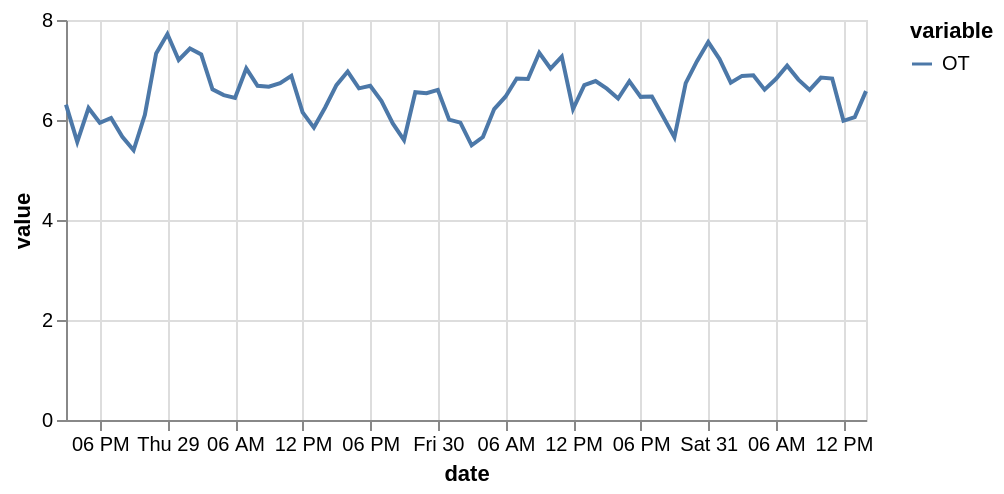

Notebook code for this chart:
### Code cell
some_preds[0].plot()

### Figure 1 — Vega specification as saved in the notebook (floating-point values rounded to 4 significant figures)
{"$schema": "https://vega.github.io/schema/vega/v5.json", "data": [{"name": "source_0", "values": [{"date": "2016-12-28T15:00:00.000", "variable": "OT", "value": 6.307}, {"date": "2016-12-28T16:00:00.000", "variable": "OT", "value": 5.562}, {"date": "2016-12-28T17:00:00.000", "variable": "OT", "value": 6.239}, {"date": "2016-12-28T18:00:00.000", "variable": "OT", "value": 5.944}, {"date": "2016-12-28T19:00:00.000", "variable": "OT", "value": 6.042}, {"date": "2016-12-28T20:00:00.000", "variable": "OT", "value": 5.665}, {"date": "2016-12-28T21:00:00.000", "variable": "OT", "value": 5.395}, {"date": "2016-12-28T22:00:00.000", "variable": "OT", "value": 6.105}, {"date": "2016-12-28T23:00:00.000", "variable": "OT", "value": 7.332}, {"date": "2016-12-29T00:00:00.000", "variable": "OT", "value": 7.719}, {"date": "2016-12-29T01:00:00.000", "variable": "OT", "value": 7.201}, {"date": "2016-12-29T02:00:00.000", "variable": "OT", "value": 7.429}, {"date": "2016-12-29T03:00:00.000", "variable": "OT", "value": 7.31}, {"date": "2016-12-29T04:00:00.000", "variable": "OT", "value": 6.613}, {"date": "2016-12-29T05:00:00.000", "variable": "OT", "value": 6.498}, {"date": "2016-12-29T06:00:00.000", "variable": "OT", "value": 6.442}, {"date": "2016-12-29T07:00:00.000", "variable": "OT", "value": 7.031}, {"date": "2016-12-29T08:00:00.000", "variable": "OT", "value": 6.685}, {"date": "2016-12-29T09:00:00.000", "variable": "OT", "value": 6.665}, {"date": "2016-12-29T10:00:00.000", "variable": "OT", "value": 6.735}, {"date": "2016-12-29T11:00:00.000", "variable": "OT", "value": 6.883}, {"date": "2016-12-29T12:00:00.000", "variable": "OT", "value": 6.151}, {"date": "2016-12-29T13:00:00.000", "variable": "OT", "value": 5.848}, {"date": "2016-12-29T14:00:00.000", "variable": "OT", "value": 6.25}, {"date": "2016-12-29T15:00:00.000", "variable": "OT", "value": 6.696}, {"date": "2016-12-29T16:00:00.000", "variable": "OT", "value": 6.968}, {"date": "2016-12-29T17:00:00.000", "variable": "OT", "value": 6.633}, {"date": "2016-12-29T18:00:00.000", "variable": "OT", "value": 6.685}, {"date": "2016-12-29T19:00:00.000", "variable": "OT", "value": 6.379}, {"date": "2016-12-29T20:00:00.000", "variable": "OT", "value": 5.93}, {"date": "2016-12-29T21:00:00.000", "variable": "OT", "value": 5.599}, {"date": "2016-12-29T22:00:00.000", "variable": "OT", "value": 6.556}, {"date": "2016-12-29T23:00:00.000", "variable": "OT", "value": 6.537}, {"date": "2016-12-30T00:00:00.000", "variable": "OT", "value": 6.604}, {"date": "2016-12-30T01:00:00.000", "variable": "OT", "value": 6.006}, {"date": "2016-12-30T02:00:00.000", "variable": "OT", "value": 5.948}, {"date": "2016-12-30T03:00:00.000", "variable": "OT", "value": 5.494}, {"date": "2016-12-30T04:00:00.000", "variable": "OT", "value": 5.658}, {"date": "2016-12-30T05:00:00.000", "variable": "OT", "value": 6.218}, {"date": "2016-12-30T06:00:00.000", "variable": "OT", "value": 6.466}, {"date": "2016-12-30T07:00:00.000", "variable": "OT", "value": 6.831}, {"date": "2016-12-30T08:00:00.000", "variable": "OT", "value": 6.82}, {"date": "2016-12-30T09:00:00.000", "variable": "OT", "value": 7.344}, {"date": "2016-12-30T10:00:00.000", "variable": "OT", "value": 7.029}, {"date": "2016-12-30T11:00:00.000", "variable": "OT", "value": 7.268}, {"date": "2016-12-30T12:00:00.000", "variable": "OT", "value": 6.218}, {"date": "2016-12-30T13:00:00.000", "variable": "OT", "value": 6.697}, {"date": "2016-12-30T14:00:00.000", "variable": "OT", "value": 6.779}, {"date": "2016-12-30T15:00:00.000", "variable": "OT", "value": 6.626}, {"date": "2016-12-30T16:00:00.000", "variable": "OT", "value": 6.429}, {"date": "2016-12-30T17:00:00.000", "variable": "OT", "value": 6.776}, {"date": "2016-12-30T18:00:00.000", "variable": "OT", "value": 6.463}, {"date": "2016-12-30T19:00:00.000", "variable": "OT", "value": 6.471}, {"date": "2016-12-30T20:00:00.000", "variable": "OT", "value": 6.067}, {"date": "2016-12-30T21:00:00.000", "variable": "OT", "value": 5.653}, {"date": "2016-12-30T22:00:00.000", "variable": "OT", "value": 6.738}, {"date": "2016-12-30T23:00:00.000", "variable": "OT", "value": 7.177}, {"date": "2016-12-31T00:00:00.000", "variable": "OT", "value": 7.558}, {"date": "2016-12-31T01:00:00.000", "variable": "OT", "value": 7.219}, {"date": "2016-12-31T02:00:00.000", "variable": "OT", "value": 6.746}, {"date": "2016-12-31T03:00:00.000", "variable": "OT", "value": 6.882}, {"date": "2016-12-31T04:00:00.000", "variable": "OT", "value": 6.896}, {"date": "2016-12-31T05:00:00.000", "variable": "OT", "value": 6.607}, {"date": "2016-12-31T06:00:00.000", "variable": "OT", "value": 6.819}, {"date": "2016-12-31T07:00:00.000", "variable": "OT", "value": 7.087}, {"date": "2016-12-31T08:00:00.000", "variable": "OT", "value": 6.808}, {"date": "2016-12-31T09:00:00.000", "variable": "OT", "value": 6.603}, {"date": "2016-12-31T10:00:00.000", "variable": "OT", "value": 6.848}, {"date": "2016-12-31T11:00:00.000", "variable": "OT", "value": 6.829}, {"date": "2016-12-31T12:00:00.000", "variable": "OT", "value": 5.984}, {"date": "2016-12-31T13:00:00.000", "variable": "OT", "value": 6.055}, {"date": "2016-12-31T14:00:00.000", "variable": "OT", "value": 6.578}], "transform": [{"type": "formula", "expr": "toDate(datum['date'])", "as": "date"}]}, {"name": "source_0_y_domain_value", "values": [{"min": 5.395, "max": 7.719}]}, {"name": "source_0_color_domain_variable", "values": [{"variable": "OT"}]}], "marks": [{"type": "group", "name": "layer_0_pathgroup", "from": {"facet": {"data": "source_0", "name": "faceted_path_layer_0_main", "groupby": ["variable"]}}, "encode": {"update": {"height": {"field": {"signal": null, "datum": null, "group": "height", "parent": null}}, "width": {"field": {"signal": null, "datum": null, "group": "width", "parent": null}}}}, "marks": [{"type": "line", "name": "layer_0_marks", "from": {"data": "faceted_path_layer_0_main"}, "sort": {"field": "x"}, "encode": {"update": {"x": {"field": "date", "scale": "x"}, "stroke": {"field": "variable", "scale": "color"}, "y": {"field": "value", "scale": "y"}, "defined": {"signal": "isValid(datum[\"date\"]) && isFinite(+datum[\"date\"]) && isValid(datum[\"value\"]) && isFinite(+datum[\"value\"])"}}}, "style": ["line"]}]}], "scales": [{"name": "x", "type": "time", "domain": {"data": "source_0", "field": "date"}, "range": [0, {"signal": "width"}]}, {"name": "y", "type": "linear", "domain": [{"signal": "(data(\"source_0_y_domain_value\")[0] || {}).min"}, {"signal": "(data(\"source_0_y_domain_value\")[0] || {}).max"}], "range": [{"signal": "height"}, 0], "nice": true, "zero": true}, {"name": "color", "type": "ordinal", "domain": {"data": "source_0_color_domain_variable", "field": "variable", "sort": true}, "range": "category"}], "axes": [{"scale": "x", "grid": true, "tickCount": {"signal": "ceil(width/40)"}, "aria": false, "gridScale": "y", "orient": "bottom", "minExtent": 0, "domain": false, "maxExtent": 0, "labels": false, "zindex": 0, "ticks": false}, {"scale": "y", "tickCount": {"signal": "ceil(height/40)"}, "zindex": 0, "aria": false, "domain": false, "orient": "left", "gridScale": "x", "grid": true, "maxExtent": 0, "ticks": false, "labels": false, "minExtent": 0}, {"scale": "x", "labelOverlap": true, "tickCount": {"signal": "ceil(width/40)"}, "orient": "bottom", "zindex": 0, "grid": false, "title": "date", "labelFlush": true}, {"scale": "y", "title": "value", "grid": false, "labelOverlap": true, "orient": "left", "tickCount": {"signal": "ceil(height/40)"}, "zindex": 0}], "legends": [{"stroke": "color", "symbolType": "stroke", "title": "variable"}], "height": 200, "background": "white", "width": 400, "style": "cell", "padding": 5}
